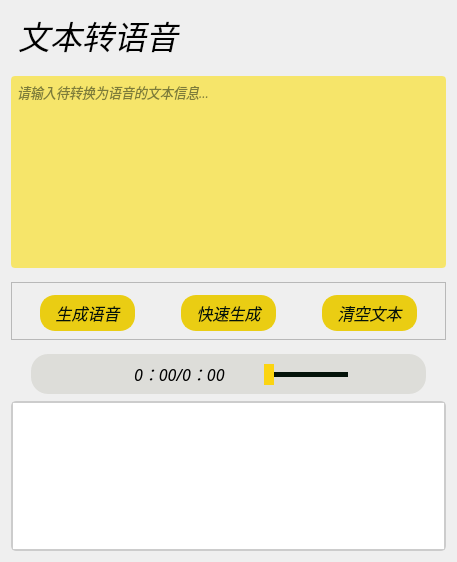
                     <widget class="QFrame" name="verticalFrame">
                      <property name="font">
                       <font>
                        <family>Smiley Sans</family>
                        <italic>true</italic>
                       </font>
                      </property>
                      <property name="frameShape">
                       <enum>QFrame::NoFrame</enum>
                      </property>
                      <layout class="QVBoxLayout" name="verticalLayout_4">
                       <property name="spacing">
                        <number>7</number>
                       </property>
                       <item>
                        <widget class="QLabel" name="TTS_label_Title">
                         <property name="font">
                          <font>
                           <family>Smiley Sans</family>
                           <pointsize>24</pointsize>
                           <italic>true</italic>
                          </font>
                         </property>
                         <property name="styleSheet">
                          <string notr="true">margin-bottom:10px;</string>
                         </property>
                         <property name="text">
                          <string>文本转语音</string>
                         </property>
                        </widget>
                       </item>
                       <item>
                        <widget class="QTextEdit" name="TTS_textEdit_Text">
                         <property name="font">
                          <font>
                           <family>Smiley Sans</family>
                           <pointsize>10</pointsize>
                           <italic>true</italic>
                          </font>
                         </property>
                         <property name="styleSheet">
                          <string notr="true">QTextEdit {
	color:#04130a;
	border:2px solid #f6e56a;
	border-radius:4px;
	background:#f6e56a;

}

QTextEdit:disabled {
	color:rgb(255,255,255);
	border:2px solid #645c0c;
	border-radius:4px;
	background:#645c0c;
}</string>
                         </property>
                         <property name="markdown">
                          <string/>
                         </property>
                         <property name="html">
                          <string>&lt;!DOCTYPE HTML PUBLIC &quot;-//W3C//DTD HTML 4.0//EN&quot; &quot;http://www.w3.org/TR/REC-html40/strict.dtd&quot;&gt;
&lt;html&gt;&lt;head&gt;&lt;meta name=&quot;qrichtext&quot; content=&quot;1&quot; /&gt;&lt;style type=&quot;text/css&quot;&gt;
p, li { white-space: pre-wrap; }
&lt;/style&gt;&lt;/head&gt;&lt;body style=&quot; font-family:'Smiley Sans'; font-size:10pt; font-weight:400; font-style:italic;&quot;&gt;
&lt;p style=&quot;-qt-paragraph-type:empty; margin-top:6px; margin-bottom:6px; margin-left:0px; margin-right:0px; -qt-block-indent:0; text-indent:0px;&quot;&gt;&lt;br /&gt;&lt;/p&gt;&lt;/body&gt;&lt;/html&gt;</string>
                         </property>
                         <property name="placeholderText">
                          <string>请输入待转换为语音的文本信息... </string>
                         </property>
                        </widget>
                       </item>
                       <item>
                        <widget class="QFrame" name="horizontalFrame_2">
                         <property name="font">
                          <font>
                           <family>Smiley Sans</family>
                           <italic>true</italic>
                          </font>
                         </property>
                         <property name="styleSheet">
                          <string notr="true">height:37px;
margin-bottom:7px;
margin-top:7px;</string>
                         </property>
                         <property name="frameShape">
                          <enum>QFrame::StyledPanel</enum>
                         </property>
                         <property name="frameShadow">
                          <enum>QFrame::Raised</enum>
                         </property>
                         <layout class="QVBoxLayout" name="verticalLayout_24">
                          <property name="spacing">
                           <number>7</number>
                          </property>
                          <property name="leftMargin">
                           <number>0</number>
                          </property>
                          <property name="topMargin">
                           <number>0</number>
                          </property>
                          <property name="rightMargin">
                           <number>0</number>
                          </property>
                          <property name="bottomMargin">
                           <number>0</number>
                          </property>
                          <item>
                           <widget class="QPushButton" name="pushButton_29">
                            <property name="minimumSize">
                             <size>
                              <width>0</width>
                              <height>24</height>
                             </size>
                            </property>
                            <property name="font">
                             <font>
                              <family>Smiley Sans</family>
                              <pointsize>12</pointsize>
                              <italic>true</italic>
                             </font>
                            </property>
                            <property name="styleSheet">
                             <string notr="true">height:50px;
margin-bottom:3px;
margin-top:3px;
border-radius:5px;</string>
                            </property>
                            <layout class="QHBoxLayout" name="horizontalLayout_31">
                             <property name="spacing">
                              <number>46</number>
                             </property>
                             <property name="leftMargin">
                              <number>28</number>
                             </property>
                             <property name="rightMargin">
                              <number>28</number>
                             </property>
                             <property name="bottomMargin">
                              <number>5</number>
                             </property>
                             <item>
                              <widget class="QPushButton" name="TTS_pushButton_GenerateSpeech">
                               <property name="minimumSize">
                                <size>
                                 <width>0</width>
                                 <height>35</height>
                                </size>
                               </property>
                               <property name="font">
                                <font>
                                 <family>Smiley Sans</family>
                                 <pointsize>12</pointsize>
                                 <italic>true</italic>
                                </font>
                               </property>
                               <property name="styleSheet">
                                <string notr="true">QPushButton {
	border: 2px solid #eacd13;
	border-radius: 15px;	
	color:#04130a;
	background-color: #eacd13;
}
QPushButton:hover {
	border: 2px solid #fbd411;
	background-color: #fbd411;
}
QPushButton:pressed {	
	border: 2px solid #f6e56a;
	background-color: #f6e56a;
}

QPushButton:disabled {	
	border-radius: 5px;	
	border: 2px solid rgb(112,112,112);
	background-color: rgb(112,112,112);
}</string>
                               </property>
                               <property name="text">
                                <string>生成语音</string>
                               </property>
                              </widget>
                             </item>
                             <item>
                              <widget class="QPushButton" name="TTS_pushButton_FastGenerate">
                               <property name="minimumSize">
                                <size>
                                 <width>0</width>
                                 <height>24</height>
                                </size>
                               </property>
                               <property name="font">
                                <font>
                                 <family>Smiley Sans</family>
                                 <pointsize>12</pointsize>
                                 <italic>true</italic>
                                </font>
                               </property>
                               <property name="styleSheet">
                                <string notr="true">QPushButton {
	border: 2px solid #eacd13;
	border-radius: 15px;	
	color:#04130a;
	background-color: #eacd13;
}
QPushButton:hover {
	border: 2px solid #fbd411;
	background-color: #fbd411;
}
QPushButton:pressed {	
	border: 2px solid #f6e56a;
	background-color: #f6e56a;
}

QPushButton:disabled {	
	border-radius: 5px;	
	border: 2px solid rgb(112,112,112);
	background-color: rgb(112,112,112);
}</string>
                               </property>
                               <property name="text">
                                <string>快速生成</string>
                               </property>
                              </widget>
                             </item>
                             <item>
                              <widget class="QPushButton" name="TTS_pushButton_Clear">
                               <property name="minimumSize">
                                <size>
                                 <width>0</width>
                                 <height>24</height>
                                </size>
                               </property>
                               <property name="font">
                                <font>
                                 <family>Smiley Sans</family>
                                 <pointsize>12</pointsize>
                                 <italic>true</italic>
                                </font>
                               </property>
                               <property name="styleSheet">
                                <string notr="true">QPushButton {
	border: 2px solid #eacd13;
	border-radius: 15px;	
	color:#04130a;
	background-color: #eacd13;
}
QPushButton:hover {
	border: 2px solid #fbd411;
	background-color: #fbd411;
}
QPushButton:pressed {	
	border: 2px solid #f6e56a;
	background-color: #f6e56a;
}

QPushButton:disabled {	
	border-radius: 5px;	
	border: 2px solid rgb(112,112,112);
	background-color: rgb(112,112,112);
}</string>
                               </property>
                               <property name="text">
                                <string>清空文本</string>
                               </property>
                              </widget>
                             </item>
                            </layout>
                           </widget>
                          </item>
                         </layout>
                        </widget>
                       </item>
                       <item>
                        <widget class="QFrame" name="horizontalFrame0">
                         <property name="minimumSize">
                          <size>
                           <width>0</width>
                           <height>40</height>
                          </size>
                         </property>
                         <property name="maximumSize">
                          <size>
                           <width>16777215</width>
                           <height>40</height>
                          </size>
                         </property>
                         <property name="font">
                          <font>
                           <family>Smiley Sans</family>
                           <italic>true</italic>
                          </font>
                         </property>
                         <property name="styleSheet">
                          <string notr="true">background-color:#ddddd9;
height:35px;
border-radius:17px;
margin-left:20px;
margin-right:20px;</string>
                         </property>
                         <layout class="QHBoxLayout" name="horizontalLayout_0">
                          <item>
                           <widget class="QPushButton" name="TTS_pushButton_PlayAudio">
                            <property name="minimumSize">
                             <size>
                              <width>15</width>
                              <height>15</height>
                             </size>
                            </property>
                            <property name="baseSize">
                             <size>
                              <width>12</width>
                              <height>12</height>
                             </size>
                            </property>
                            <property name="font">
                             <font>
                              <family>Smiley Sans</family>
                              <pointsize>11</pointsize>
                              <italic>true</italic>
                             </font>
                            </property>
                            <property name="styleSheet">
                             <string notr="true">

QPushButton {
	border:2px soild;
	border-radius:7px;
	margin-left:25px;
	margin-right:5px;
}
QPushButton:hover {
	border: 2px solid #e4e4e1;
	background-color: #e4e4e1;
}
QPushButton:pressed {	
	border: 2px solid #eeeeec;
	background-color: #eeeeec;
}
</string>
                            </property>
                            <property name="text">
                             <string/>
                            </property>
                            <property name="icon">
                             <iconset>
                              <normaloff>icons/1x/play-button-circled.png</normaloff>icons/1x/play-button-circled.png</iconset>
                            </property>
                           </widget>
                          </item>
                          <item>
                           <widget class="QLabel" name="TTS_label_AudioTime">
                            <property name="font">
                             <font>
                              <family>Smiley Sans</family>
                              <pointsize>12</pointsize>
                              <weight>50</weight>
                              <italic>true</italic>
                              <bold>false</bold>
                             </font>
                            </property>
                            <property name="styleSheet">
                             <string notr="true">margin-right:9 px;
font: italic 12pt &quot;Smiley Sans&quot;;</string>
                            </property>
                            <property name="text">
                             <string>0：00/0：00</string>
                            </property>
                           </widget>
                          </item>
                          <item>
                           <widget class="QSlider" name="TTS_Slider">
                            <property name="styleSheet">
                             <string notr="true">QSlider::groove:horizontal {
    height:5px;
    background: #04130a;
}

QSlider::handle:horizontal {
    background:#fbd411;
    width: 10px;
	margin:-8px 0


}

QSlider::add-page:horizondal {
    background:#04130a;
}

QSlider::sub-page:horizondal {
    background:#04130a;
}</string>
                            </property>
                            <property name="orientation">
                             <enum>Qt::Horizontal</enum>
                            </property>
                           </widget>
                          </item>
                          <item>
                           <widget class="QPushButton" name="TTS_pushButton_more">
                            <property name="font">
                             <font>
                              <family>Smiley Sans</family>
                              <italic>true</italic>
                             </font>
                            </property>
                            <property name="styleSheet">
                             <string notr="true">

QPushButton {
	border:1px soild;
	border-radius:7px;
	margin-left:5px;
	margin-right:10px;
}
QPushButton:hover {
	border: 1px solid #e4e4e1;
	background-color: #e4e4e1;
}
QPushButton:pressed {	
	border: 1px solid #eeeeec;
	background-color: #eeeeec;
}
</string>
                            </property>
                            <property name="text">
                             <string/>
                            </property>
                            <property name="icon">
                             <iconset>
                              <normaloff>icons/1x/menu-vertical.png</normaloff>icons/1x/menu-vertical.png</iconset>
                            </property>
                            <layout class="QHBoxLayout" name="horizontalLayout_20"/>
                           </widget>
                          </item>
                         </layout>
                        </widget>
                       </item>
                       <item>
                        <widget class="QTextBrowser" name="TTS_textBrowser">
                         <property name="maximumSize">
                          <size>
                           <width>16777215</width>
                           <height>150</height>
                          </size>
                         </property>
                         <property name="baseSize">
                          <size>
                           <width>0</width>
                           <height>0</height>
                          </size>
                         </property>
                         <property name="font">
                          <font>
                           <family>Smiley Sans</family>
                           <italic>true</italic>
                          </font>
                         </property>
                         <property name="styleSheet">
                          <string notr="true">QTextBrowser{
border: 2px solid #cccccc;
border-radius: 5px;	
}
QScrollBar:vertical {
	background:#e4e9cd;
    width:20px;
    margin: 0px 0px 0px 0px;
}
QScrollBar::handle:vertical {
    background:#645c0c;
}
QScrollBar::add-page:vertical {
 	background:#22a241;
}
QScrollBar::sub-page:vertical {
 	background:#fbd411;
}
</string>
                         </property>
                         <property name="frameShape">
                          <enum>QFrame::StyledPanel</enum>
                         </property>
                         <property name="lineWidth">
                          <number>1</number>
                         </property>
                        </widget>
                       </item>
                      </layout>
                     </widget>
